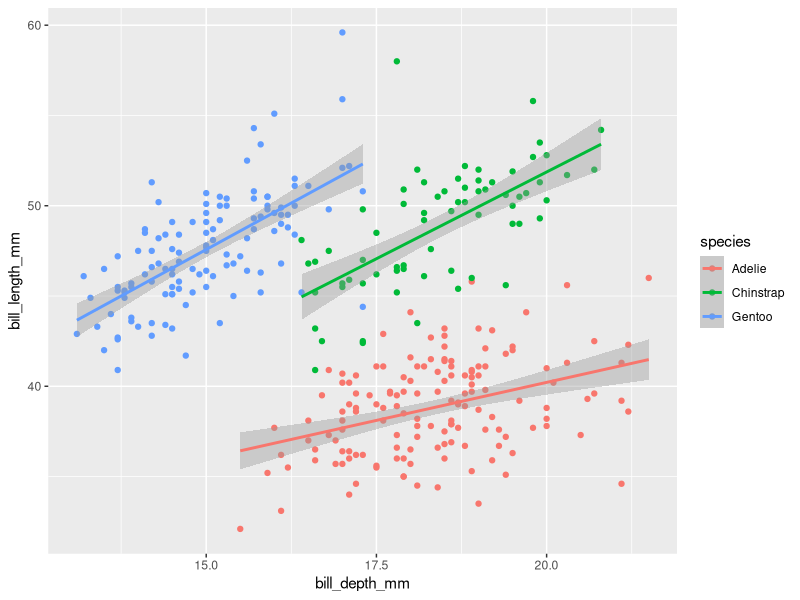
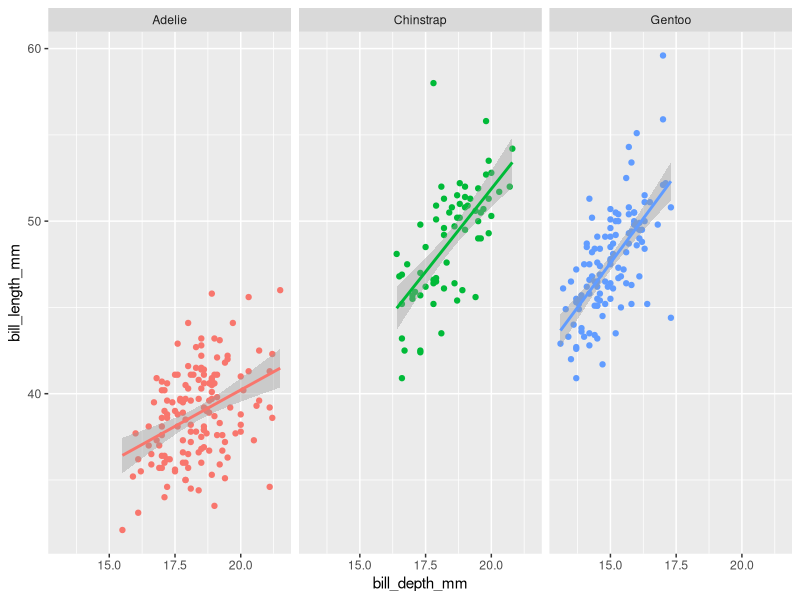
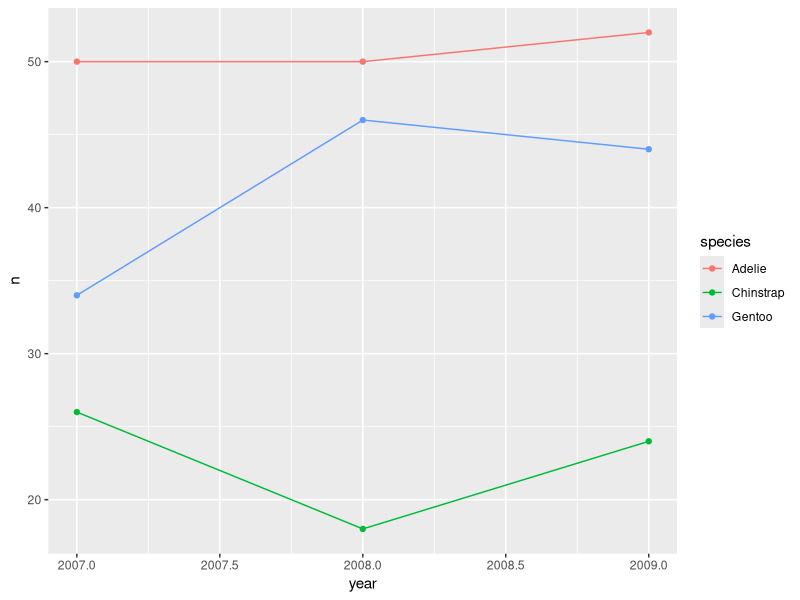
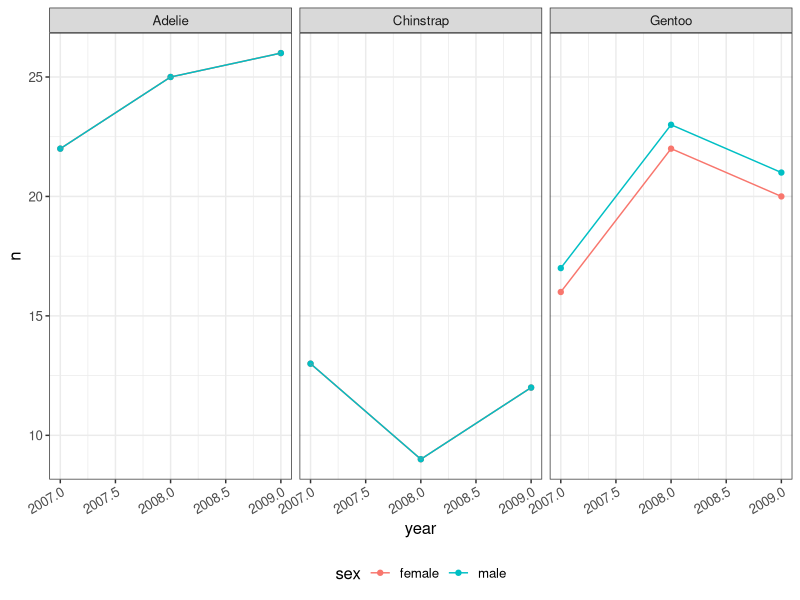

Write the R code that produced these figures, in order.
## ---- chunk 1
knitr::opts_chunk$set(
	echo = TRUE,
	message = FALSE,
	warning = FALSE
)
pg <- palmerpenguins::penguins
library(tidyverse)
## ---- chunk 2
pg %>% na.omit() %>% 
  ggplot(aes(x = bill_depth_mm, y = bill_length_mm, col = species)) +
  geom_point() + geom_smooth(method = "lm")
## ---- chunk 3
pg %>% na.omit() %>% 
  ggplot(aes(x = bill_depth_mm, y = bill_length_mm, col = species)) +
  geom_point(show.legend = F) + geom_smooth(method = "lm", show.legend = F) + 
  facet_wrap(~ species, ncol = 3)
## ---- chunk 4
pg %>% 
  group_by(year, species) %>% 
  tally() %>% 
  ggplot(aes(x = year, y = n, color= species)) +
  geom_point() + geom_line()
## ---- chunk 5
pg %>% 
  filter(!is.na(sex)) %>% 
  group_by(year, species, sex) %>% 
  tally() %>% 
  ggplot(aes(x = year, y = n, col = sex)) +
  geom_point() + geom_line() +
  facet_wrap(~species, ncol = n_distinct(pg$species)) +
  theme_bw() +
  theme(text = element_text(size=12),
               axis.text.x = element_text(angle=30, hjust=1),
        legend.position = "bottom")
